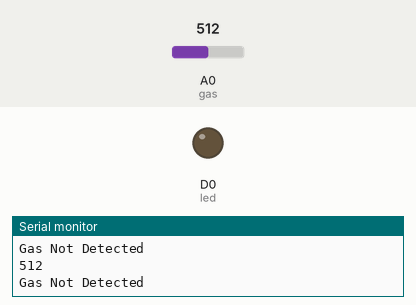
The sketch below on a simulated ESP8266 (NodeMCU). Parts: output pins drawn as LEDs (lit = HIGH), the last lines printed to the serial monitor. The test bench sets the inputs (shaded band); at power-on: A0 (gas) = 512.

Above: at 1.4 s.
1.5 s: A0 (gas) set to 640
3.1 s: A0 (gas) set to 656
At 4.8 s:
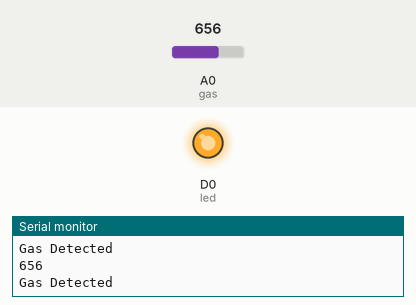
5.2 s: A0 (gas) set to 511
At 6.2 s:
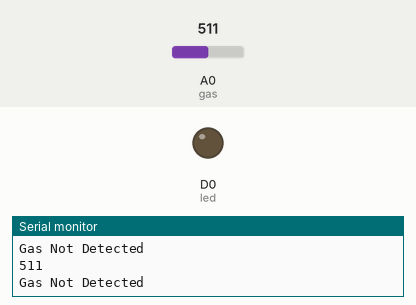
7.0 s: A0 (gas) set to 660
At 7.6 s:
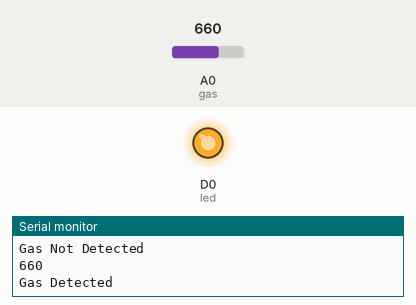
Timing chart, 0 to 9.8 s (numbered marks = the images above; inputs shaded):
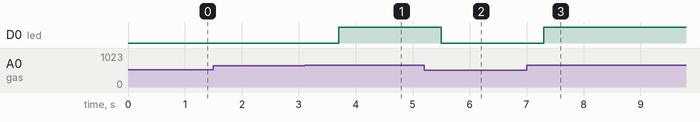

Measured:
- the behaviour switches between 649 and 650 on A0 (gas) (found by bisection; images 0 and 1)
- after the input at 3.1 s, D0 (led): LOW → HIGH after 0.60 s
- after the input at 5.2 s, D0 (led): HIGH → LOW after 0.30 s
- after the input at 7.0 s, D0 (led): LOW → HIGH after 0.30 s

The sketch:

Arduino25.ino
```cpp
int gas=A0;
int led=D0;
void setup() {
  // put your setup code here, to run once:
pinMode(gas, INPUT);
pinMode(led, OUTPUT);
Serial.begin(115200);
}

void loop() {
  // put your main code here, to run repeatedly:
int d=analogRead(gas);
Serial.println(d);
delay(100);
if(d>=650)
{
 Serial.println("Gas Detected");
 digitalWrite(led,HIGH);
 delay(500);
}
else
{
 Serial.println("Gas Not Detected");
digitalWrite(led,LOW);
 delay(500);
}
}
```
